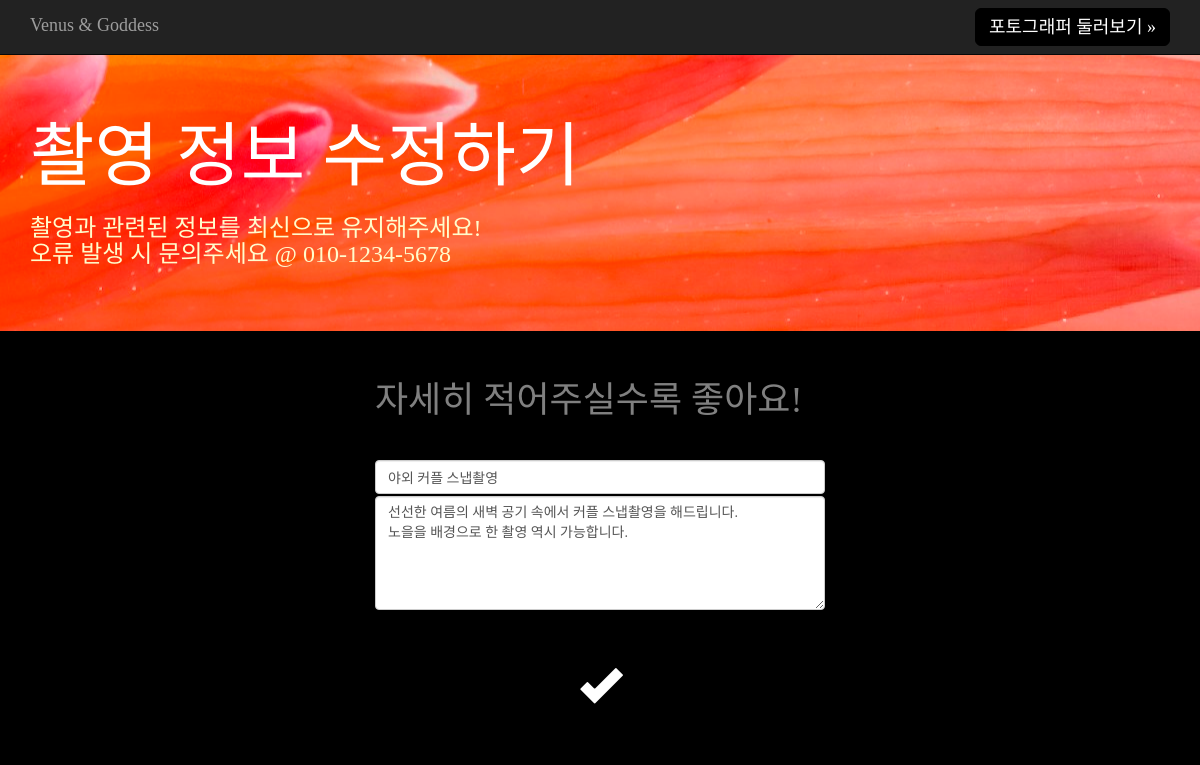
Page /edit/1/ on the committed database.
### blog/models.py (models this page shows, shortened)
class Post(models.Model):
    author = models.ForeignKey('auth.User')
    title = models.CharField(max_length=200)
    text = models.TextField(null=False)
    created_date = models.DateTimeField(default=timezone.now)
    published_date = models.DateTimeField(blank=True, null=True)

### blog/views.py (the view)
# urls.py: url(r'^edit/(?P<pk>\d+)/$', views.edit, name = 'edit'),
def edit(request, pk):
    post = get_object_or_404(Post, pk=pk)
    if request.method == "POST":                # POST
        post.author = request.user
        post.title = request.POST['title']
        post.text = request.POST['content']
        post.published_date = timezone.now()
        post.save()
        return redirect('index')
    else:
        context={'post' : post}                 # GET (삭제 전에 먼저 해당 post 를 담아주는 것)
        return render(request, 'blog/post_edit.html', context)

### blog/templates/blog/post_edit.html (shortened to what this page needs)
{% extends "blog/base.html" %}
{% block content %}
<div class="jumbotron" style="background-image: url('/static/blog/images/bgimage.jpg'); background-position: right;}">
  <div class="container">
    <h1 style="color: white; font-size: 70px;">촬영 정보 수정하기<h1>
    <p style="color: #fffccc; font-family: 'Hanna', serif; font-size: 24px;">촬영과 관련된 정보를 최신으로 유지해주세요!<br>
    오류 발생 시 문의주세요 @ 010-1234-5678 </p>
  </div>
</div>
<div class = "container" style="width: 40%;">
    <h1 style = "color:gray;">자세히 적어주실수록 좋아요!</h1>
    <form style = "margin-bottom: 20px;" action="{% url 'edit' pk=post.pk %}" method="POST">
        <input style="margin-bottom: 2px;" class="form-control" value="{{post.title}}" type ="text" id="title" name="title">
        <textarea class="form-control" id="content" rows=5 name="content">{{post.text}}</textarea>
        <p align="center">
            <button type="submit" class="btn btn-warning" style="margin-top: 5px;background-color: black;">
                <span class="glyphicon glyphicon-ok" style="font-size: 3em;"></span>
            </button>
        </p>
    </form>
</div>
{% endblock %}

### blog/static/blog/css/jumbotron.css (style rules this page uses)
body { padding-top: 50px; padding-bottom: 20px; }

### blog/templates/blog/base.html (style rules this page uses)
.btn-warning { border-color: black; }

### rows in the picture
Post: title "야외 커플 스냅촬영", content "선선한 여름의 새벽 공기 속에서 커플 스냅촬영을 해드립니다. 노을을 배경으로 한 촬영 역시 가능합니다."
